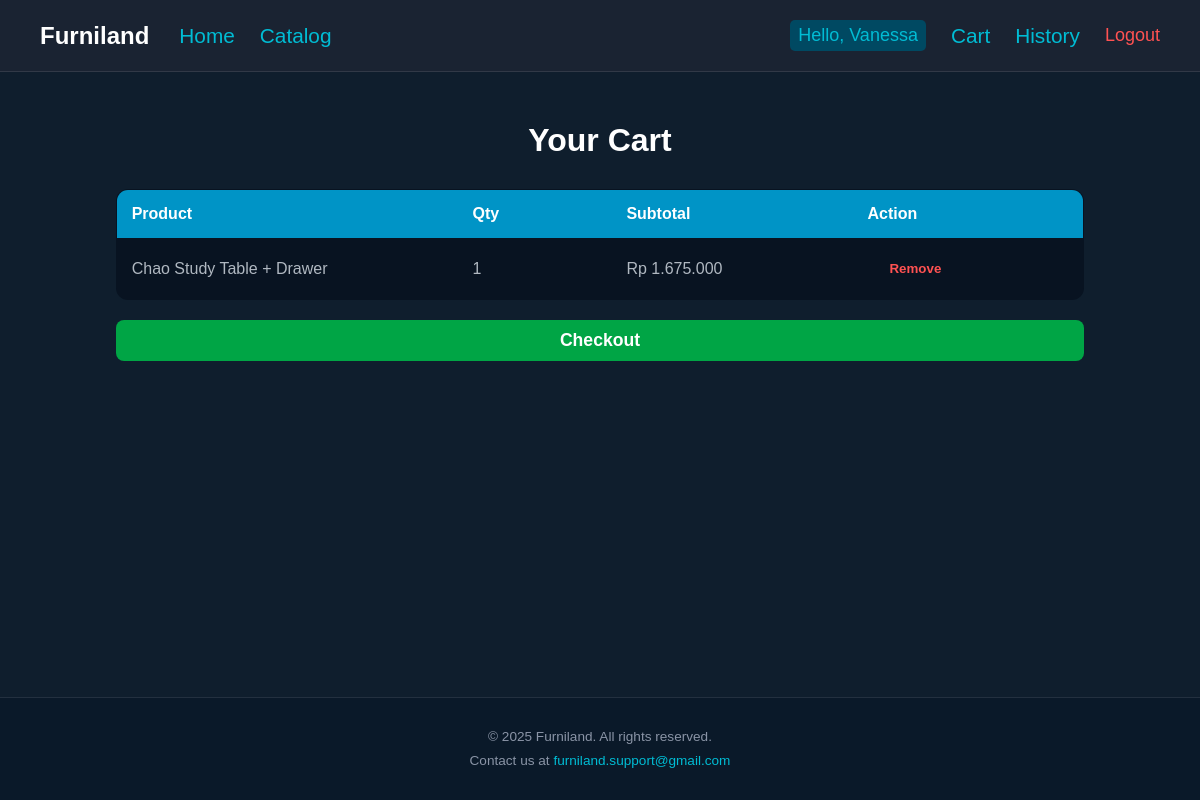
Page /cart.php (signed in) on the committed database.
### tables this page shows
CREATE TABLE `cart` (
  `cartID` int(10) NOT NULL,
  `userID` int(10) NOT NULL,
  `productID` int(10) NOT NULL,
  `quantity` int(5) DEFAULT NULL
);

CREATE TABLE `products` (
  `productID` int(10) NOT NULL,
  `productName` varchar(30) DEFAULT NULL,
  `description` varchar(255) DEFAULT NULL,
  `price` float DEFAULT NULL,
  `image` varchar(100) DEFAULT NULL,
  `vendorID` int(10) NOT NULL
);

### cart.php (the view, shortened to what this page needs)
<?php
include "includes/connect.php";
include "includes/header.php";
$userID = $_SESSION['userID'];
$queryDisplay = "SELECT c.cartID, p.productName, p.price, c.quantity
                 FROM cart c
                 JOIN products p ON c.productID = p.productID
                 WHERE c.userID = $userID";
$resultDisplay = $conn->query($queryDisplay);
?>
<!DOCTYPE html>
<html lang="en">
<head>
    <link rel="stylesheet" href="assets/style.css?v=2">
</head>
<body>
    <main>
        <div class="page-title">
            <h1>Your Cart</h1>
        </div>
        <?php if ($resultDisplay && $resultDisplay->num_rows > 0): ?>
            <div class="cart-container">
                <table class="custom-table">
                    <thead>
                        <tr>
                            <th>Product</th>
                            <th>Qty</th>
                            <th>Subtotal</th>
                            <th>Action</th>
                        </tr>
                    </thead>
                    <tbody>
                        <?php
                        while ($row = $resultDisplay->fetch_assoc()):
                            $subtotal = $row['price'] * $row['quantity'];
                            $formattedSub = "Rp " . number_format($subtotal, 0, ',', '.');
                        ?>
                        <tr>
                            <td><?php echo htmlspecialchars($row['productName']); ?></td>
                            <td><?php echo $row['quantity']; ?></td>
                            <td><?php echo $formattedSub; ?></td>
                            <td>
                                <form method="POST" action="">
                                    <button type="submit" name="delete_item" class="btn-remove">Remove</button>
                                </form>
                            </td>
                        </tr>
                        <?php endwhile; ?>
                    </tbody>
                </table>
                <form method="POST" action="">
                    <button type="submit" name="checkout" class="btn-checkout">Checkout</button>
                </form>
            </div>
        <?php endif; ?>
    </main>
    <?php include "includes/footer.php"; ?>
</body>
</html>

### assets/style.css (style rules this page uses)
* { font-family: 'Segoe UI', Tahoma, Geneva, Verdana, sans-serif; }
body { font-family: 'Segoe UI', Tahoma, Geneva, Verdana, sans-serif; background-color: #0a1929; color: #ffffff; min-height: 100vh; }
main { max-width: 1400px; margin: 0 auto; }
select, input, button { padding: 8px 12px; border-radius: 6px; border: 1px solid #607b85; outline: none; background-color: #14293e; color: white; margin-left: 10px; }
button { background: #0db5e9; color: black; cursor: pointer; }
* { box-sizing: border-box; font-family: Arial, sans-serif; margin: 0; padding: 0; }
body { background-color: #0f1e2d; color: white; min-height: 100vh; display: flex; flex-direction: column; }
.page-title { text-align: center; margin-top: 50px; margin-bottom: 30px; }
.cart-container, .history-container { padding: 0 50px 50px; max-width: 1200px; margin: 0 auto; }
.custom-table { width: 100%; border-collapse: collapse; background-color: #081321; border-radius: 12px; overflow: hidden; border: 1px solid #3a506b; }
.custom-table th { background-color: #0094c6; color: white; padding: 15px; text-align: left; font-weight: 600; }
.custom-table td { padding: 15px 130px 15px 15px; border-bottom: 1px solid #1f2e40; color: #b0b8c1; }
.custom-table tr:last-child td { border-bottom: none; }
.btn-remove { color: #ff5252; background: none; border: none; cursor: pointer; font-weight: 600; transition: color 0.3s; }
.btn-checkout { display: block; width: 100%; background-color: #00a545; color: white; text-align: center; padding: 10px; margin-top: 20px; border: none; margin-left: 0; border-radius: 8px; font-size: 1.1rem; font-weight: bold; cursor: pointer; transition: background-color 0.3s; }

### rows in the picture
cart: productID.productName "Chao Study Table + Drawer", quantity "1", formattedSub "Rp 1.675.000"

### other values in the picture
$username "Vanessa"
